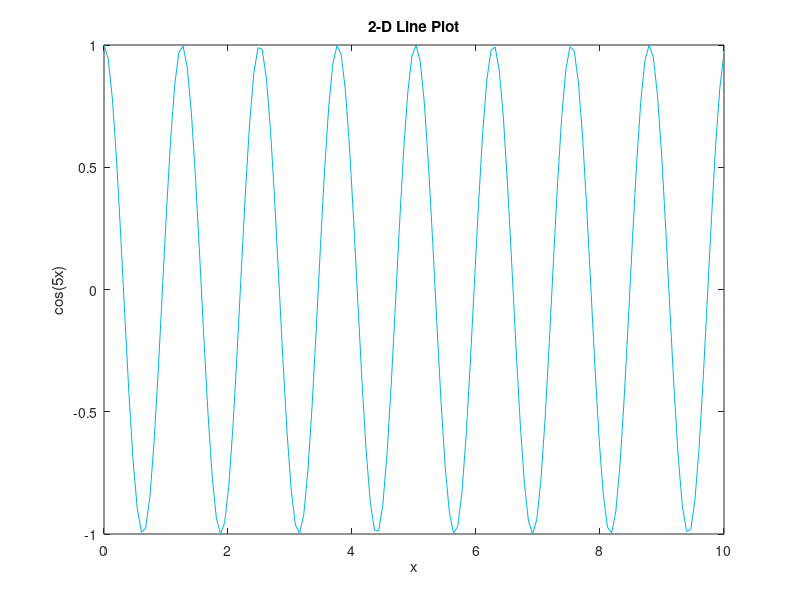

Write the MATLAB code that produced this figure.
x = linspace(0,10,150);
y = cos(5*x);
figure
plot(x,y,'Color',[0,0.7,0.9])

title('2-D Line Plot')
xlabel('x')
ylabel('cos(5x)')